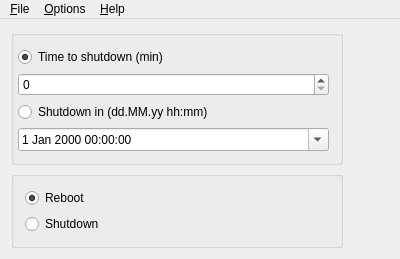
<?xml version="1.0" encoding="UTF-8"?>
<ui version="4.0">
 <class>MainWindow</class>
 <widget class="QMainWindow" name="MainWindow">
  <property name="geometry">
   <rect>
    <x>0</x>
    <y>0</y>
    <width>400</width>
    <height>212</height>
   </rect>
  </property>
  <property name="sizePolicy">
   <sizepolicy hsizetype="Minimum" vsizetype="Minimum">
    <horstretch>0</horstretch>
    <verstretch>0</verstretch>
   </sizepolicy>
  </property>
  <property name="windowTitle">
   <string>QtPowerOff</string>
  </property>
  <property name="windowIcon">
   <iconset resource="qtpoweroff.qrc">
    <normaloff>:/images/tb_icon.png</normaloff>:/images/tb_icon.png</iconset>
  </property>
  <widget class="QWidget" name="centralWidget">
   <layout class="QVBoxLayout" name="verticalLayout_2">
    <item>
     <layout class="QHBoxLayout" name="horizontalLayout">
      <property name="sizeConstraint">
       <enum>QLayout::SetDefaultConstraint</enum>
      </property>
      <item>
       <layout class="QVBoxLayout" name="verticalLayout">
        <item>
         <widget class="QGroupBox" name="groupBox">
          <property name="sizePolicy">
           <sizepolicy hsizetype="Preferred" vsizetype="Preferred">
            <horstretch>0</horstretch>
            <verstretch>0</verstretch>
           </sizepolicy>
          </property>
          <property name="title">
           <string notr="true"/>
          </property>
          <property name="alignment">
           <set>Qt::AlignLeading|Qt::AlignLeft|Qt::AlignVCenter</set>
          </property>
          <property name="flat">
           <bool>true</bool>
          </property>
          <layout class="QVBoxLayout" name="verticalLayout_5">
           <property name="leftMargin">
            <number>4</number>
           </property>
           <item>
            <layout class="QVBoxLayout" name="verticalLayout_4">
             <item>
              <widget class="QRadioButton" name="byMinutesRadio">
               <property name="text">
                <string>Time to shutdown (min)</string>
               </property>
               <property name="checked">
                <bool>true</bool>
               </property>
               <property name="autoExclusive">
                <bool>true</bool>
               </property>
              </widget>
             </item>
             <item>
              <widget class="QSpinBox" name="minutesSpin">
               <property name="maximum">
                <number>2880</number>
               </property>
              </widget>
             </item>
             <item>
              <widget class="QRadioButton" name="byTimeRadio">
               <property name="text">
                <string>Shutdown in (dd.MM.yy hh:mm)</string>
               </property>
               <property name="autoExclusive">
                <bool>true</bool>
               </property>
              </widget>
             </item>
             <item>
              <widget class="QDateTimeEdit" name="dateTimeEdit">
               <property name="wrapping">
                <bool>false</bool>
               </property>
               <property name="buttonSymbols">
                <enum>QAbstractSpinBox::UpDownArrows</enum>
               </property>
               <property name="calendarPopup">
                <bool>true</bool>
               </property>
              </widget>
             </item>
            </layout>
           </item>
          </layout>
         </widget>
        </item>
        <item>
         <widget class="QGroupBox" name="groupBox_2">
          <property name="title">
           <string/>
          </property>
          <property name="flat">
           <bool>true</bool>
          </property>
          <layout class="QVBoxLayout" name="verticalLayout_6">
           <item>
            <layout class="QVBoxLayout" name="verticalLayout_3">
             <item>
              <widget class="QRadioButton" name="isReboot">
               <property name="text">
                <string>Reboot</string>
               </property>
               <property name="checkable">
                <bool>true</bool>
               </property>
               <property name="checked">
                <bool>true</bool>
               </property>
               <property name="autoExclusive">
                <bool>true</bool>
               </property>
              </widget>
             </item>
             <item>
              <widget class="QRadioButton" name="isShutdown">
               <property name="text">
                <string>Shutdown</string>
               </property>
               <property name="checkable">
                <bool>true</bool>
               </property>
               <property name="autoExclusive">
                <bool>true</bool>
               </property>
              </widget>
             </item>
            </layout>
           </item>
          </layout>
         </widget>
        </item>
       </layout>
      </item>
      <item>
       <widget class="QPushButton" name="poweroffBtn">
        <property name="sizePolicy">
         <sizepolicy hsizetype="Fixed" vsizetype="Fixed">
          <horstretch>0</horstretch>
          <verstretch>0</verstretch>
         </sizepolicy>
        </property>
        <property name="text">
         <string/>
        </property>
        <property name="icon">
         <iconset resource="qtpoweroff.qrc">
          <normaloff>:/images/poweroff.png</normaloff>:/images/poweroff.png</iconset>
        </property>
        <property name="iconSize">
         <size>
          <width>120</width>
          <height>120</height>
         </size>
        </property>
        <property name="checkable">
         <bool>false</bool>
        </property>
        <property name="autoRepeat">
         <bool>false</bool>
        </property>
        <property name="autoExclusive">
         <bool>false</bool>
        </property>
        <property name="autoDefault">
         <bool>false</bool>
        </property>
        <property name="flat">
         <bool>true</bool>
        </property>
       </widget>
      </item>
     </layout>
    </item>
   </layout>
  </widget>
  <widget class="QMenuBar" name="menuBar">
   <property name="geometry">
    <rect>
     <x>0</x>
     <y>0</y>
     <width>400</width>
     <height>20</height>
    </rect>
   </property>
   <property name="nativeMenuBar">
    <bool>true</bool>
   </property>
   <widget class="QMenu" name="menuFile">
    <property name="title">
     <string>&amp;File</string>
    </property>
    <addaction name="actionExit"/>
   </widget>
   <widget class="QMenu" name="menuOptions">
    <property name="title">
     <string>&amp;Options</string>
    </property>
    <addaction name="actionTerminate"/>
   </widget>
   <widget class="QMenu" name="menuHelp">
    <property name="title">
     <string>&amp;Help</string>
    </property>
    <addaction name="actionAbout"/>
    <addaction name="actionAbout_Qt"/>
   </widget>
   <addaction name="menuFile"/>
   <addaction name="menuOptions"/>
   <addaction name="menuHelp"/>
  </widget>
  <action name="actionExit">
   <property name="text">
    <string>E&amp;xit</string>
   </property>
  </action>
  <action name="actionTerminate">
   <property name="text">
    <string>&amp;Terminate</string>
   </property>
  </action>
  <action name="actionAbout">
   <property name="text">
    <string>About ...</string>
   </property>
  </action>
  <action name="actionAbout_Qt">
   <property name="text">
    <string>About Qt</string>
   </property>
  </action>
 </widget>
 <layoutdefault spacing="6" margin="11"/>
 <resources>
  <include location="qtpoweroff.qrc"/>
 </resources>
 <connections/>
</ui>
